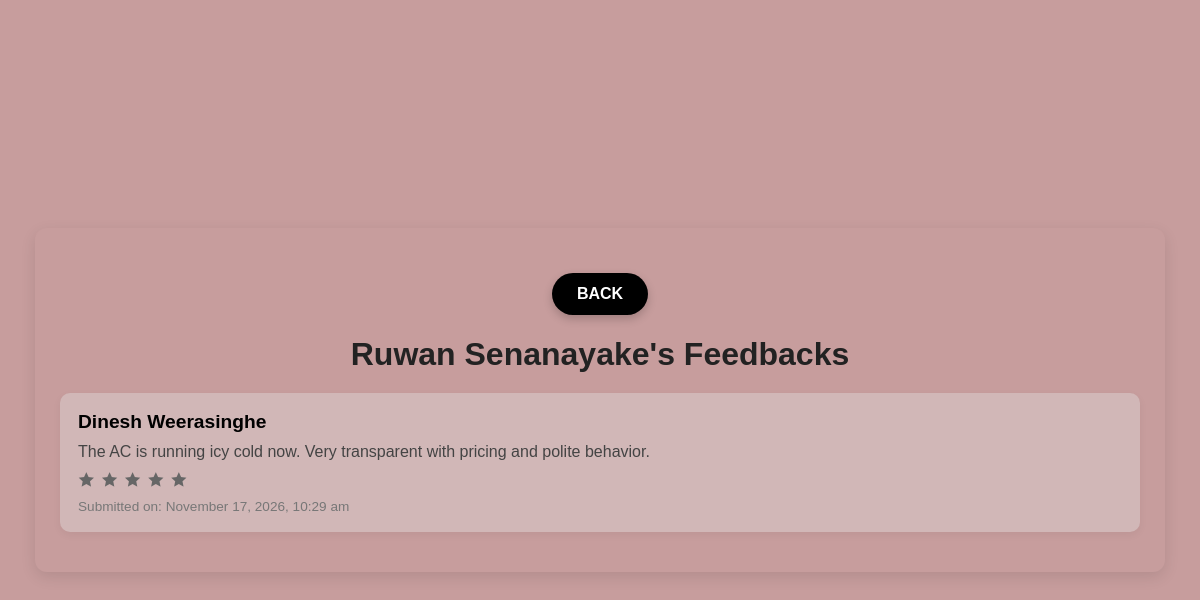
Page /feedback.php?vendor_id=4 on the committed database.
### tables this page shows
CREATE TABLE `tbl_service_providers` (
  `id` int(11) NOT NULL AUTO_INCREMENT,
  `registration_code` varchar(50) DEFAULT NULL UNIQUE,
  `full_name` varchar(100) NOT NULL,
  `email` varchar(100) NOT NULL UNIQUE,
  `contact_no` varchar(20) NOT NULL,
  `password` varchar(255) NOT NULL,
  `district_id` int(11) DEFAULT NULL,
  `town_id` int(11) DEFAULT NULL,
  `category_id` int(11) DEFAULT NULL,
  `servicetype_id` int(11) DEFAULT NULL,
  `experience` varchar(100) DEFAULT NULL,
  `available_dates_and_times` varchar(255) DEFAULT NULL,
  `about_you` text DEFAULT NULL,
  `registration_fee_paid` varchar(10) DEFAULT 'no',
  `payment_status` varchar(50) DEFAULT 'Pending',
  `vendor_image` varchar(255) DEFAULT NULL,
  `feedback_url` varchar(255) DEFAULT NULL,
  `status` varchar(50) DEFAULT 'Pending',
  `latitude` decimal(10,6) DEFAULT NULL,
  `longitude` decimal(10,6) DEFAULT NULL,
  `created_at` timestamp NOT NULL DEFAULT current_timestamp(),
  PRIMARY KEY (`id`),
  KEY `district_id` (`district_id`),
  KEY `town_id` (`town_id`),
  KEY `category_id` (`category_id`),
  KEY `servicetype_id` (`servicetype_id`)
);

CREATE TABLE `tbl_feedback` (
  `id` int(11) NOT NULL AUTO_INCREMENT,
  `vendor_id` int(11) NOT NULL,
  `customer_name` varchar(100) NOT NULL,
  `feedback` text NOT NULL,
  `rating` decimal(2,1) NOT NULL DEFAULT 5.0,
  `created_at` timestamp NOT NULL DEFAULT current_timestamp(),
  PRIMARY KEY (`id`),
  KEY `vendor_id` (`vendor_id`)
);

### feedback.php (the view, shortened to what this page needs)
<?php
include('./config/constant.php');
$vendor_id = isset($_GET['vendor_id']) ? $_GET['vendor_id'] : null;
$sql_vendor = "SELECT full_name FROM tbl_service_providers WHERE id = '$vendor_id'";
$result_vendor = mysqli_query($conn, $sql_vendor);
$vendor_data = mysqli_fetch_assoc($result_vendor);
$vendor_name = $vendor_data ? $vendor_data['full_name'] : 'Vendor';
$sql_feedback = "SELECT customer_name, feedback, rating, created_at
                 FROM tbl_feedback
                 WHERE vendor_id = '$vendor_id'
                 ORDER BY created_at DESC";
$result_feedback = mysqli_query($conn, $sql_feedback);
$feedback_data = [];
if (mysqli_num_rows($result_feedback) > 0) {
    while ($row = mysqli_fetch_assoc($result_feedback)) {
        $feedback_data[] = $row;
    }
}
?>
<!DOCTYPE html>
<html lang="en">
<head>
    <link href="https://cdn.jsdelivr.net/npm/remixicon/fonts/remixicon.css" rel="stylesheet">
</head>
<body>
    <div class="container">
    <button class="back-button" onclick="window.history.back()">Back</button>
    <h1><?php echo htmlspecialchars($vendor_name); ?>'s Feedbacks</h1>
        <?php foreach ($feedback_data as $feedback): ?>
            <div class="feedback-card">
                <div class="customer-name"><?php echo htmlspecialchars($feedback['customer_name']); ?></div>
                <div class="feedback-text"><?php echo htmlspecialchars($feedback['feedback']); ?></div>
                <div class="rating">
                    <?php for ($i = 1; $i <= 5; $i++): ?>
                        <?php if ($i <= $feedback['rating']): ?>
                            <i class="ri-star-fill"></i>
                        <?php else: ?>
                            <i class="ri-star-line"></i>
                        <?php endif; ?>
                    <?php endfor; ?>
                </div>
                <div class="date">Submitted on: <?php echo date('F j, Y, g:i a', strtotime($feedback['created_at'])); ?></div>
            </div>
        <?php endforeach; ?>
    </div>
</body>
</html>

### feedback.php (style rules this page uses)
body { font-family: 'Poppins', sans-serif; margin: 0; padding: 0; background: rgb(199, 157, 157); color: #333; display: flex; justify-content: center; align-items: center; min-height: 100vh; }
.container { width: 90%; max-width: 1200px; background: rgb(199, 157, 157); border-radius: 12px; padding: 25px; box-shadow: 0 5px 15px rgba(0, 0, 0, 0.1); }
h1 { text-align: center; font-size: 2rem; margin-bottom: 20px; color: #222; }
.feedback-card { background:rgb(209, 183, 183); border-radius: 10px; padding: 18px; margin-bottom: 15px; box-shadow: 0 3px 8px rgba(0, 0, 0, 0.05); transition: transform 0.3s ease, box-shadow 0.3s ease; }
.customer-name { font-weight: bold; font-size: 1.2rem; margin-bottom: 5px; color: #000; }
.feedback-text { font-size: 1rem; margin: 10px 0; color: #444; }
.rating { color: #666; margin-top: 5px; }
.rating i { margin-right: 2px; }
.date { font-size: 0.85rem; color: #777; margin-top: 10px; }
.back-button { display: block; width: fit-content; margin: 20px auto; padding: 12px 25px; font-size: 1rem; font-weight: bold; color: #fff; background: #000; border: none; border-radius: 30px; text-transform: uppercase; cursor: pointer; box-shadow: 0 4px 10px rgba(0, 0, 0, 0.2); transition: all 0.3s ease; outline: none; }

### rows in the picture
tbl_service_providers: full_name "Ruwan Senanayake"
tbl_feedback: customer_name "Dinesh Weerasinghe", feedback "The AC is running icy cold now. Very transparent with pricing and polite behavior.", rating 5 (drawn), created_at "November 17, 2026, 10:29 am"
